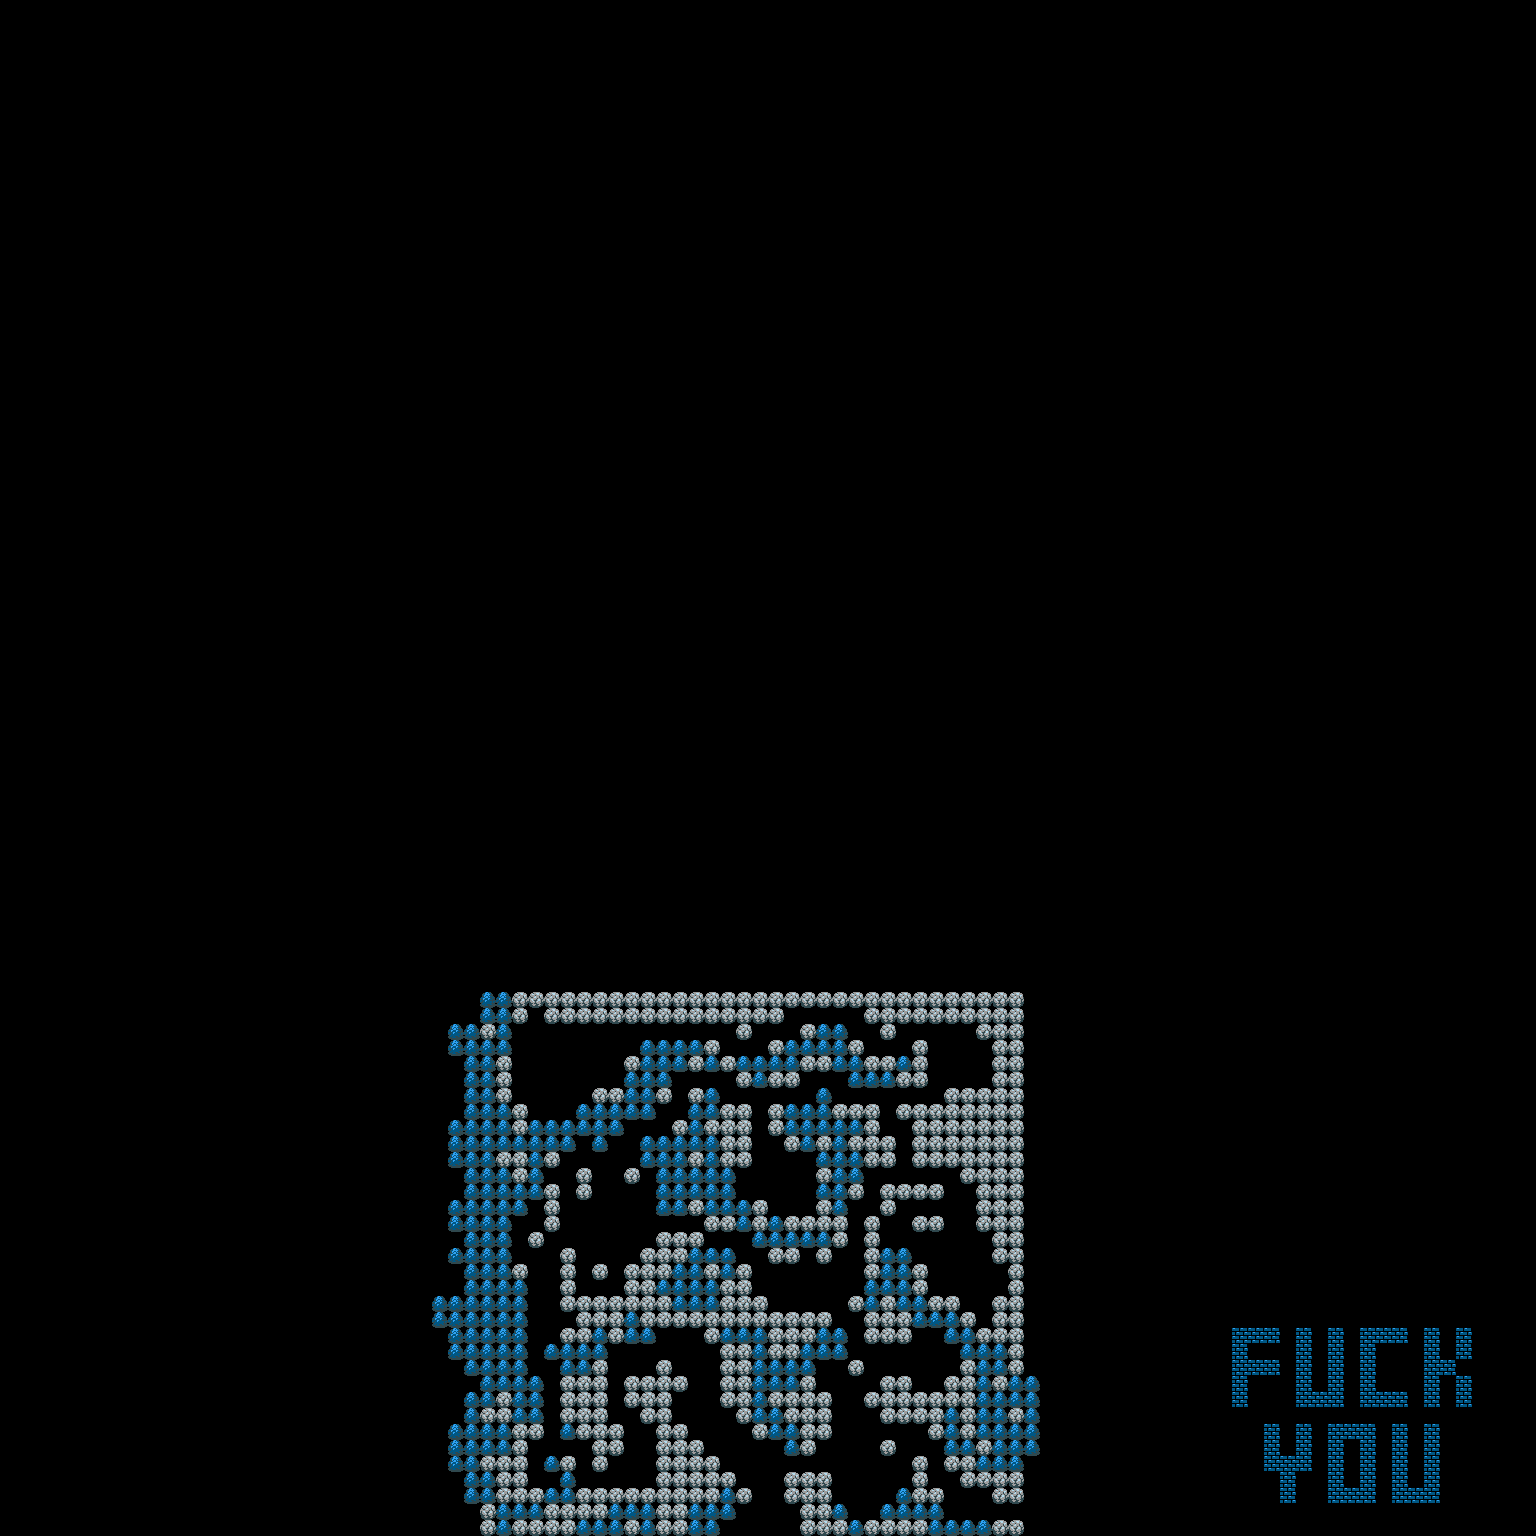

The image is a tile-based game level rendered from a .tmx file. Its description and source (layers, tilesets, objects; grid data summarised) follow:
An orthogonal 96x96 tile map with 16x16 px tiles, 2 tile layers (background, walls) and 5 objects (PlayerStart, Gate, Door, Key, Consumable).

<map version="1.0" orientation="orthogonal" renderorder="right-down" width="96" height="96" tilewidth="16" tileheight="16" nextobjectid="13">
 <tileset firstgid="1" name="simples_pimples" tilewidth="16" tileheight="16" tilecount="4000" columns="50">
  <image source="../../simples_pimples.png" trans="5a5268" width="800" height="1280" />
 </tileset>
 <layer name="background" width="96" height="96">
  <data>[9216 cells, 9216 non-empty, 1 distinct tile ids]</data>
 </layer>
 <layer name="walls" width="96" height="96">
  <properties>
   <property name="impassable" type="bool" value="true" />
  </properties>
  <data>[9216 cells, 850 non-empty, 3 distinct tile ids]</data>
 </layer>
 <objectgroup name="objects">
  <object id="1" name="playerStart" type="PlayerStart" gid="77" x="758" y="1529" width="16" height="16" />
  <object id="7" name="shortcutDoor" type="Gate" gid="501" x="528" y="1360" width="16" height="16">
   <properties>
    <property name="openDirection" value="north" />
    <property name="sprite" type="file" value="../../sprites/gold-door.png" />
   </properties>
  </object>
  <object id="8" name="doorOutOfWoods" type="Door" gid="502" x="1007" y="1520" width="16" height="16">
   <properties>
    <property name="key" value="skullKey" />
    <property name="sprite" type="file" value="../../sprites/gold-door.png" />
   </properties>
  </object>
  <object id="9" name="skullKey" type="Key" gid="2279" x="518.187" y="1233.73" width="16" height="16">
   <properties>
    <property name="displayName" value="Cool Skull Key" />
    <property name="id" value="skullKey" />
    <property name="sprite" type="file" value="../../sprites/skull-key.png" />
   </properties>
  </object>
  <object id="12" name="turkeyLeg" type="Consumable" gid="980" x="687" y="1232" width="16" height="16">
   <properties>
    <property name="displayName" value="Turkey Leg" />
    <property name="sprite" type="file" value="../../sprites/turkey-leg.png" />
   </properties>
  </object>
 </objectgroup>
</map>
